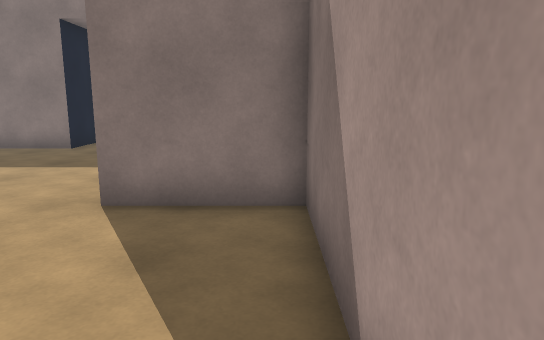
view 1 (above)

15 first-person views from a walk through a 3-D level made in the Unity game engine. The camera is 1.5 m above the floor, tilts 10° down and sees 70° across. Doors are open. The floor is counted in squares, 1 m on a side. Each view is taken from the middle of a square. On the plan, view 1 faces up. The plan holds only what a view shows up to about 17 squares ahead; the rest is blank. The player character is not drawn.

view 2
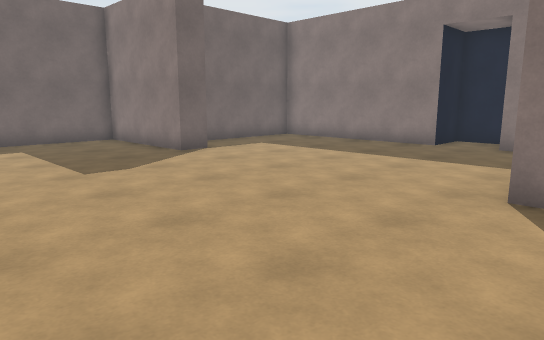

view 3
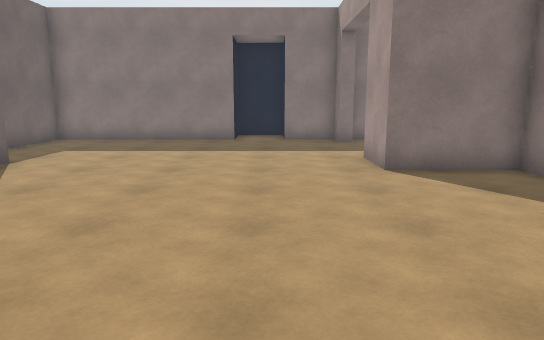

view 4
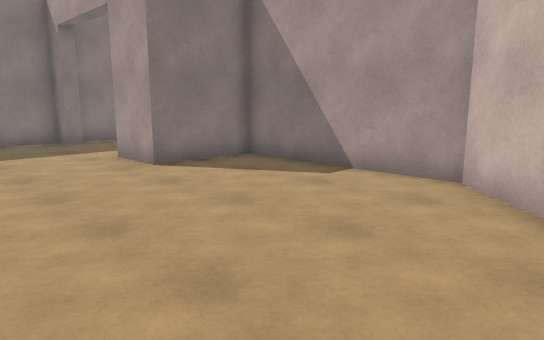

view 5
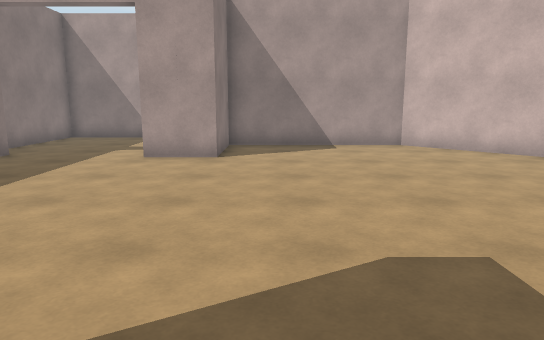

view 6
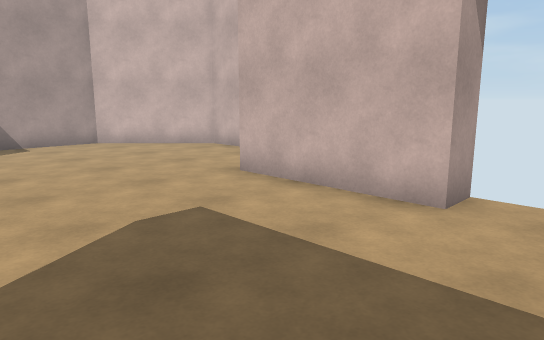

view 7
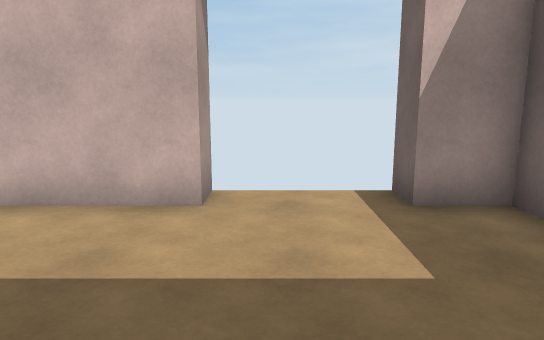

view 8
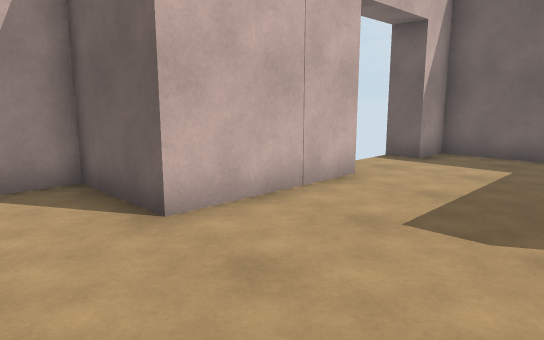

view 9
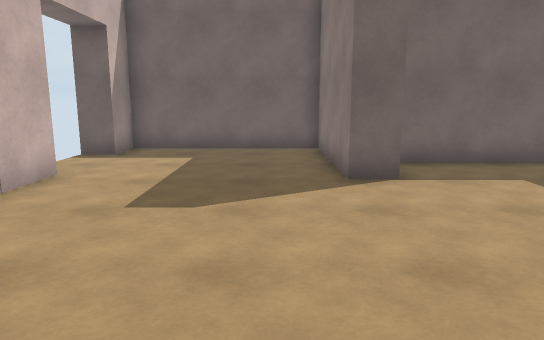

view 10
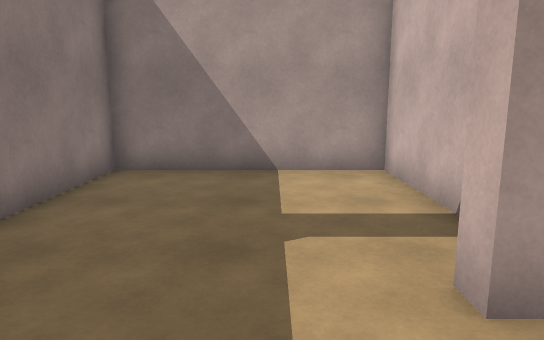

view 11
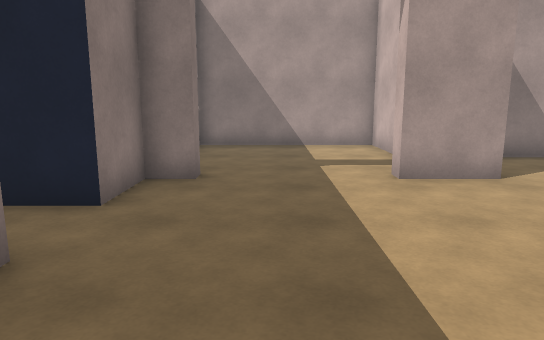

view 12
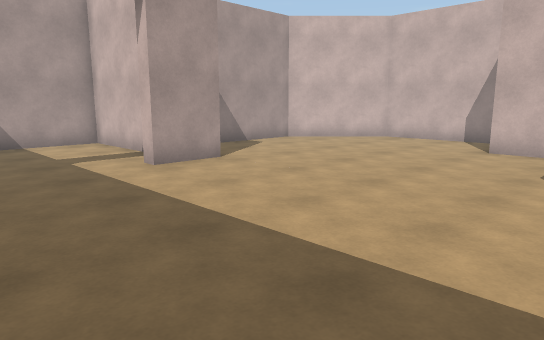

view 13
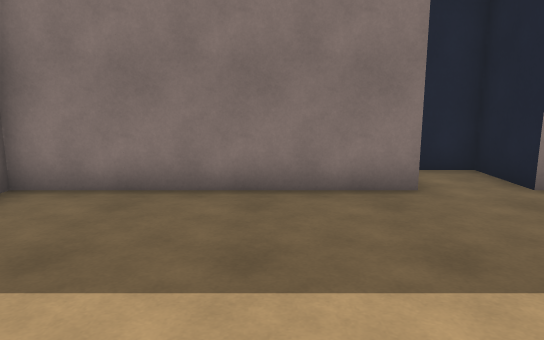

view 14
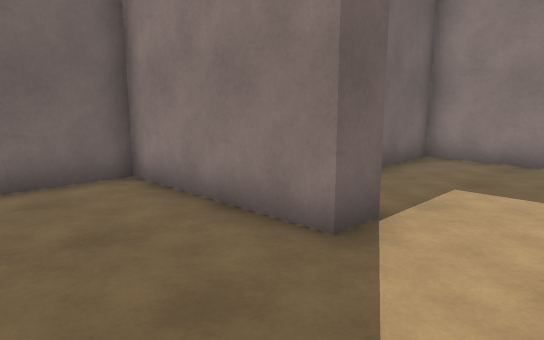

view 15
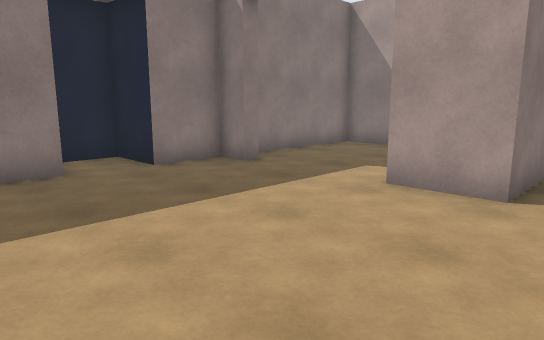

### Floor plan
Points are (right, up) in squares from view 1. A wall is a line through its corners. A room is listed if a view was taken in it or the views show most of it. See-through windows are left out.
Room 1 (views 1, 2, 3, 4, 5, 6, 7, 8, 9, 10, 11, 12, 13, 14, 15)
walls: (-11.5, 6.6) (-11.5, 5.5) (-16.5, 5.5) (-16.5, -0.5) (-15.1, -0.5) (-15.1, -1.5); (-12, -1.5) (-12, -0.5) (-7.5, -0.5) (-7.5, -3.5) (-2.5, -3.5) (0.5, -0.5) (0.5, 5.5) (-2.5, 5.5) (-2.5, 7.5); (-6.5, 12.5) (-13.5, 12.5) (-13.5, 7.1); (-2.5, 11.5) (-2.5, 12.5) (-4.5, 12.5)
ways out: open door at (-2.5, 9.5) to room 2; open door at (-5.5, 13) to room 3; open door at (-9, 7.5)
Room 2 (no view inside)
walls: (-0.1, 6.5) (3.5, 6.5) (3.5, 12.5) (-1.9, 12.5)
ways out: open door at (-2.5, 9.5) to room 1
Room 3 (no view inside)
walls: (-4.5, 12.5) (-4.5, 14.5) (-6.5, 14.5) (-6.5, 12.5)
ways out: open door at (-5.5, 13) to room 1

Where each view was taken, in squares from view 1:
view 1: 0 up, 0 right, facing up
view 2: 1 down, 1 left, facing up-left
view 3: 3 down, 5 left, facing up
view 4: 3 down, 7 left, facing up-right
view 5: 4 up, 13 left, facing right
view 6: 5 up, 14 left, facing down-right
view 7: 5 up, 13 left, facing down
view 8: 4 up, 5 left, facing down-left
view 9: 4 up, 4 left, facing left
view 10: 9 up, 5 left, facing right
view 11: 10 up, 10 left, facing right
view 12: 12 up, 11 left, facing down-right
view 13: 6 up, 9 left, facing up
view 14: 2 up, 9 left, facing up-left
view 15: 4 up, 9 left, facing up-right
